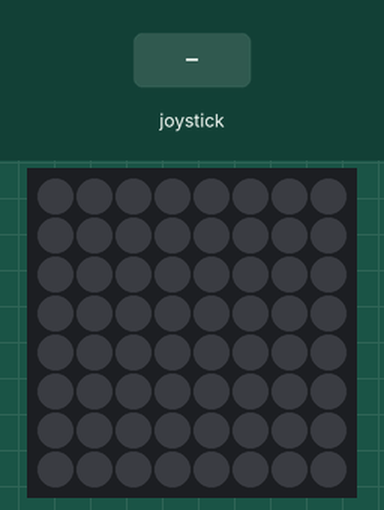
A program run on a simulated Raspberry Pi (BCM pin numbers) with a Sense HAT. Shown: the Sense HAT's 8×8 RGB LED matrix. Inputs (shaded band) come from the test bench. At 7.3 s the program stops and its outputs stay as they are.

Above: at 1.2 s.
1.3 s: joystick pushed up
At 2.3 s:
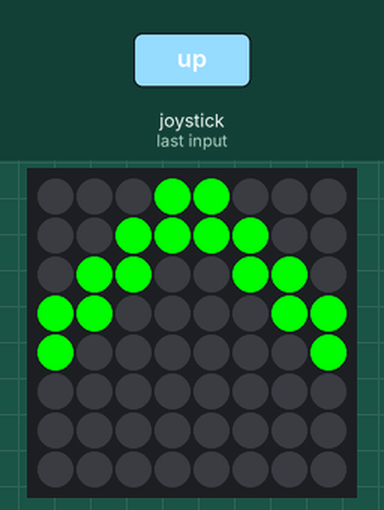
2.8 s: joystick pushed down
At 3.4 s:
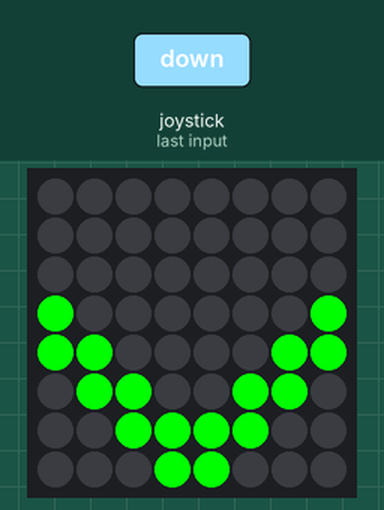
4.3 s: joystick pushed left
At 4.6 s:
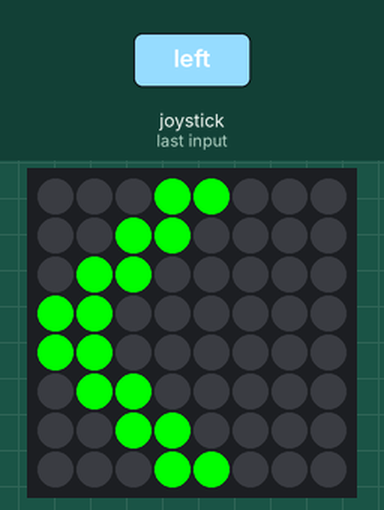
5.8 s: joystick pushed right
At 6.9 s:
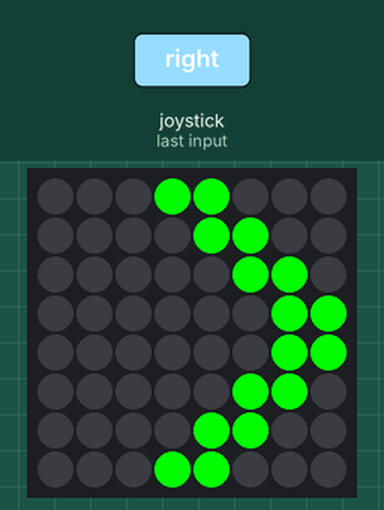
7.3 s: joystick clicked
At 8.0 s:
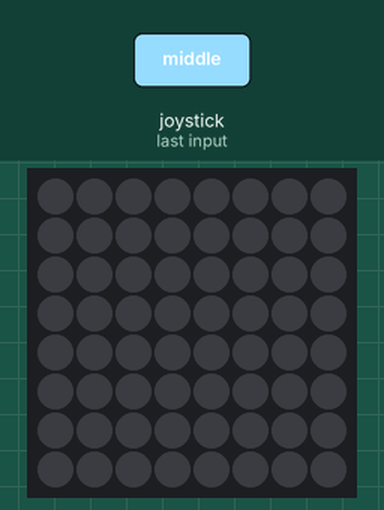
Timing chart, 0 to 8.8 s (numbered marks = the images above; inputs shaded):
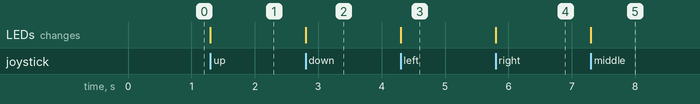

Measured:
- after the input at 1.3 s, the LEDs: change at once (image 1)
- after the input at 2.8 s, the LEDs: change at once (image 2)
- after the input at 4.3 s, the LEDs: change at once (image 3)
- after the input at 5.8 s, the LEDs: change at once (image 4)
- after the input at 7.3 s, the LEDs: change at once (image 5)

The program:

Opgave1Joy.py
```python
#Navn: Laust Kruse Pedersen
#Data: 17/04/2020
#Opgave: Joystick 1

from sense_hat import SenseHat

hat = SenseHat()


X = (0, 255, 0)
O= (0, 0, 0)

upArrow = [
    O, O, O, X, X, O, O, O,
    O, O, X, X, X, X, O, O,
    O, X, X, O, O, X, X, O,
    X, X, O, O, O, O, X, X,
    X, O, O, O, O, O, O, X,
    O, O, O, O, O, O, O, O,
    O, O, O, O, O, O, O, O,
    O, O, O, O, O, O, O, O
]
downArrow = [
    O, O, O, O, O, O, O, O,
    O, O, O, O, O, O, O, O,
    O, O, O, O, O, O, O, O,
    X, O, O, O, O, O, O, X,
    X, X, O, O, O, O, X, X,
    O, X, X, O, O, X, X, O,
    O, O, X, X, X, X, O, O,
    O, O, O, X, X, O, O, O
]
rightArrow = [
    O, O, O, X, X, O, O, O,
    O, O, O, O, X, X, O, O,
    O, O, O, O, O, X, X, O,
    O, O, O, O, O, O, X, X,
    O, O, O, O, O, O, X, X,
    O, O, O, O, O, X, X, O,
    O, O, O, O, X, X, O, O,
    O, O, O, X, X, O, O, O
]
leftArrow = [
    O, O, O, X, X, O, O, O,
    O, O, X, X, O, O, O, O,
    O, X, X, O, O, O, O, O,
    X, X, O, O, O, O, O, O,
    X, X, O, O, O, O, O, O,
    O, X, X, O, O, O, O, O,
    O, O, X, X, O, O, O, O,
    O, O, O, X, X, O, O, O
]

while True:
    for event in hat.stick.get_events():
        if event.action == 'pressed' and event.direction == 'up':
            hat.set_pixels(upArrow)
        if event.action == 'pressed' and event.direction == 'down':
            hat.set_pixels(downArrow)
        if event.action == 'pressed' and event.direction == 'right':
            hat.set_pixels(rightArrow)
        if event.action == 'pressed' and event.direction == 'left':
            hat.set_pixels(leftArrow)
        if event.action == 'pressed' and event.direction == 'middle':
            hat.clear()
            exit()
```
